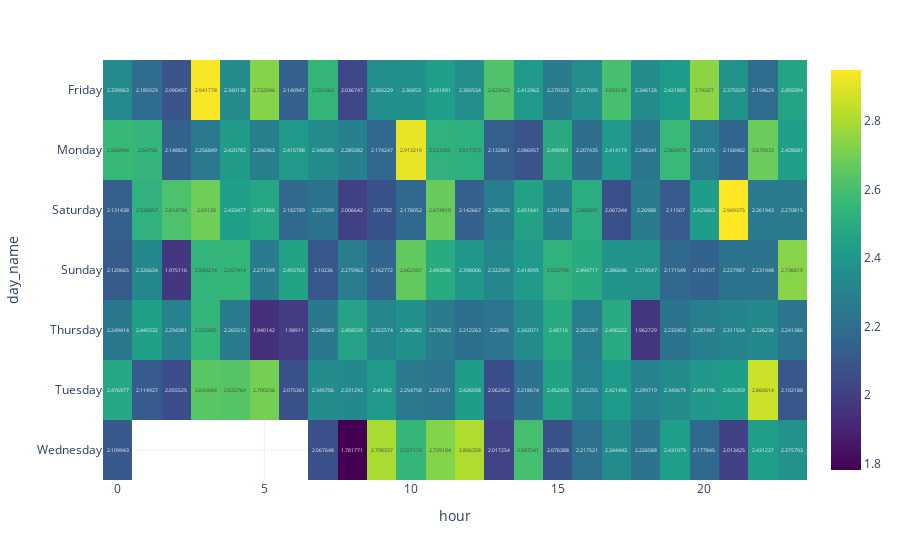

The code cell stored with this chart in its notebook:
### Code cell
distance_pivot = pd.pivot_table(daily_avg_rides,
                            values="distance",
                            index="day_name",
                            columns="hour")
fig = px.imshow(distance_pivot, color_continuous_scale="viridis",text_auto=True).update_layout(template="plotly_white")
fig.show()

### Figure 1 — Plotly figure (JSON) as saved in the notebook; plotly's stock layout.template omitted (floating-point values rounded to 4 significant figures; data arrays with more than 128 entries replaced by an {"elided": "..."} marker saying what was removed)
{"data": [{"coloraxis": "coloraxis", "hovertemplate": "hour: %{x}<br>day_name: %{y}<br>color: %{z}<extra></extra>", "name": "0", "texttemplate": "%{z}", "type": "heatmap", "x": [0, 1, 2, 3, 4, 5, 6, 7, 8, 9, 10, 11, 12, 13, 14, 15, 16, 17, 18, 19, 20, 21, 22, 23], "xaxis": "x", "y": ["Friday", "Monday", "Saturday", "Sunday", "Thursday", "Tuesday", "Wednesday"], "yaxis": "y", "z": {"elided": "7x24 float values"}}], "layout": {"coloraxis": {"colorscale": [[0, "#440154"], [0.1111, "#482878"], [0.2222, "#3e4989"], [0.3333, "#31688e"], [0.4444, "#26828e"], [0.5556, "#1f9e89"], [0.6667, "#35b779"], [0.7778, "#6ece58"], [0.8889, "#b5de2b"], [1, "#fde725"]]}, "margin": {"t": 60}, "xaxis": {"anchor": "y", "constrain": "domain", "domain": [0, 1], "scaleanchor": "y", "title": {"text": "hour"}}, "yaxis": {"anchor": "x", "autorange": "reversed", "constrain": "domain", "domain": [0, 1], "title": {"text": "day_name"}}}}
